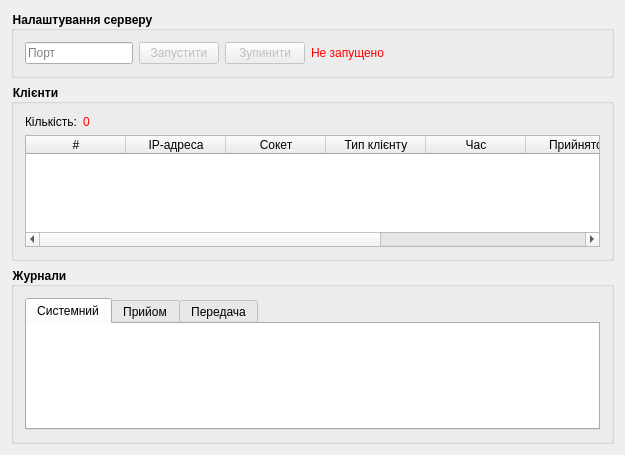
<?xml version="1.0" encoding="UTF-8"?>
<ui version="4.0">
 <class>QMainWindow</class>
 <widget class="QWidget" name="QMainWindow">
  <property name="geometry">
   <rect>
    <x>0</x>
    <y>0</y>
    <width>625</width>
    <height>455</height>
   </rect>
  </property>
  <property name="windowTitle">
   <string>Сервер</string>
  </property>
  <layout class="QVBoxLayout" name="verticalLayout_3" stretch="0,1,1">
   <item>
    <widget class="QGroupBox" name="groupBox">
     <property name="styleSheet">
      <string notr="true">QGroupBox {
	font-weight: bold;
}</string>
     </property>
     <property name="title">
      <string>Налаштування серверу</string>
     </property>
     <layout class="QHBoxLayout" name="horizontalLayout" stretch="0,0,0,0,1">
      <item>
       <widget class="QLineEdit" name="lineEdit">
        <property name="maxLength">
         <number>32767</number>
        </property>
        <property name="placeholderText">
         <string>Порт</string>
        </property>
       </widget>
      </item>
      <item>
       <widget class="QPushButton" name="pushButton">
        <property name="enabled">
         <bool>false</bool>
        </property>
        <property name="text">
         <string>Запустити</string>
        </property>
       </widget>
      </item>
      <item>
       <widget class="QPushButton" name="pushButton_2">
        <property name="enabled">
         <bool>false</bool>
        </property>
        <property name="text">
         <string>Зупинити</string>
        </property>
       </widget>
      </item>
      <item>
       <widget class="QLabel" name="label">
        <property name="styleSheet">
         <string notr="true">QLabel {
	color: red;
}</string>
        </property>
        <property name="text">
         <string>Не запущено</string>
        </property>
       </widget>
      </item>
      <item>
       <spacer name="horizontalSpacer">
        <property name="orientation">
         <enum>Qt::Horizontal</enum>
        </property>
        <property name="sizeHint" stdset="0">
         <size>
          <width>40</width>
          <height>20</height>
         </size>
        </property>
       </spacer>
      </item>
     </layout>
    </widget>
   </item>
   <item>
    <widget class="QGroupBox" name="groupBox_2">
     <property name="styleSheet">
      <string notr="true">QGroupBox {
	font-weight: bold;
}</string>
     </property>
     <property name="title">
      <string>Клієнти</string>
     </property>
     <layout class="QVBoxLayout" name="verticalLayout">
      <item>
       <layout class="QFormLayout" name="formLayout">
        <item row="0" column="0">
         <widget class="QLabel" name="label_2">
          <property name="text">
           <string>Кількість:</string>
          </property>
         </widget>
        </item>
        <item row="0" column="1">
         <widget class="QLabel" name="label_3">
          <property name="styleSheet">
           <string notr="true">color: red;</string>
          </property>
          <property name="text">
           <string>0</string>
          </property>
         </widget>
        </item>
       </layout>
      </item>
      <item>
       <widget class="QTableWidget" name="clientsTable">
        <property name="columnCount">
         <number>8</number>
        </property>
        <attribute name="verticalHeaderVisible">
         <bool>false</bool>
        </attribute>
        <column>
         <property name="text">
          <string>#</string>
         </property>
        </column>
        <column>
         <property name="text">
          <string>IP-адреса</string>
         </property>
        </column>
        <column>
         <property name="text">
          <string>Сокет</string>
         </property>
        </column>
        <column>
         <property name="text">
          <string>Тип клієнту</string>
         </property>
        </column>
        <column>
         <property name="text">
          <string>Час</string>
         </property>
        </column>
        <column>
         <property name="text">
          <string>Прийнято</string>
         </property>
        </column>
        <column>
         <property name="text">
          <string>Записано</string>
         </property>
        </column>
        <column>
         <property name="text">
          <string>Передано</string>
         </property>
        </column>
       </widget>
      </item>
     </layout>
    </widget>
   </item>
   <item>
    <widget class="QGroupBox" name="groupBox_3">
     <property name="styleSheet">
      <string notr="true">QGroupBox {
	font-weight: bold;
}</string>
     </property>
     <property name="title">
      <string>Журнали</string>
     </property>
     <layout class="QVBoxLayout" name="verticalLayout_2">
      <item>
       <widget class="QTabWidget" name="tabWidget">
        <property name="currentIndex">
         <number>0</number>
        </property>
        <widget class="QWidget" name="tab">
         <attribute name="title">
          <string>Системний</string>
         </attribute>
         <layout class="QVBoxLayout" name="verticalLayout_4">
          <property name="leftMargin">
           <number>0</number>
          </property>
          <property name="topMargin">
           <number>0</number>
          </property>
          <property name="rightMargin">
           <number>0</number>
          </property>
          <property name="bottomMargin">
           <number>0</number>
          </property>
          <item>
           <widget class="QPlainTextEdit" name="plainTextEdit">
            <property name="frameShape">
             <enum>QFrame::NoFrame</enum>
            </property>
           </widget>
          </item>
         </layout>
        </widget>
        <widget class="QWidget" name="tab_2">
         <attribute name="title">
          <string>Прийом</string>
         </attribute>
         <layout class="QVBoxLayout" name="verticalLayout_5">
          <property name="leftMargin">
           <number>0</number>
          </property>
          <property name="topMargin">
           <number>0</number>
          </property>
          <property name="rightMargin">
           <number>0</number>
          </property>
          <property name="bottomMargin">
           <number>0</number>
          </property>
          <item>
           <widget class="QPlainTextEdit" name="plainTextEdit_2">
            <property name="frameShape">
             <enum>QFrame::NoFrame</enum>
            </property>
           </widget>
          </item>
         </layout>
        </widget>
        <widget class="QWidget" name="tab_3">
         <attribute name="title">
          <string>Передача</string>
         </attribute>
         <layout class="QVBoxLayout" name="verticalLayout_6">
          <property name="leftMargin">
           <number>0</number>
          </property>
          <property name="topMargin">
           <number>0</number>
          </property>
          <property name="rightMargin">
           <number>0</number>
          </property>
          <property name="bottomMargin">
           <number>0</number>
          </property>
          <item>
           <widget class="QPlainTextEdit" name="plainTextEdit_3">
            <property name="frameShape">
             <enum>QFrame::NoFrame</enum>
            </property>
           </widget>
          </item>
         </layout>
        </widget>
       </widget>
      </item>
     </layout>
    </widget>
   </item>
  </layout>
 </widget>
 <layoutdefault spacing="6" margin="11"/>
 <resources/>
 <connections/>
</ui>
